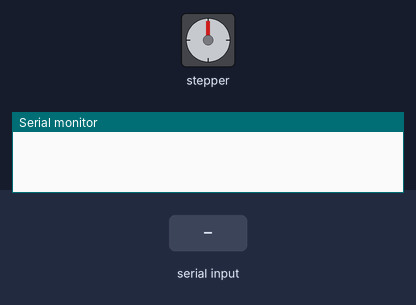
Bench run of a sketch on a simulated Arduino Uno, built with avr-gcc and run on an emulated ATmega328P. On the bench: stepper motor, the last lines printed to the serial monitor. Wiring (inferred from the names in the program): stepper motor driver (200 steps per turn assumed): step pin 2; direction pin 5; enable pin 8. Inputs (shaded band) come from the test bench.

Above: at 1.2 s.
1.3 s: "90,45\n" received over Serial
At 3.3 s:
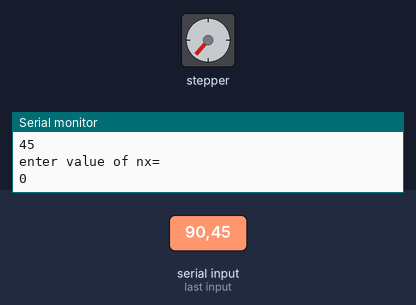
3.8 s: "30,150\n" received over Serial
At 6.1 s:
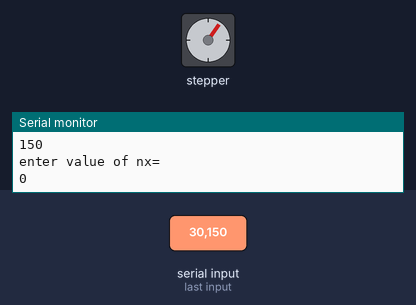
6.4 s: "90\n" received over Serial
At 8.6 s:
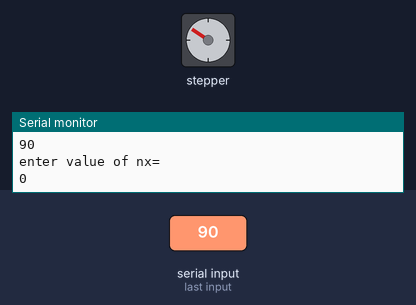
8.9 s: "1\n" received over Serial
At 9.7 s:
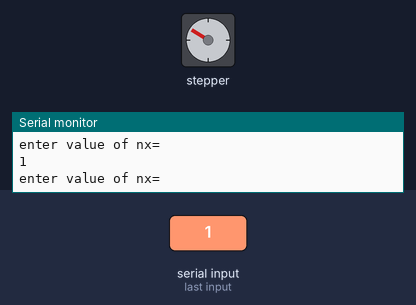
11.4 s: "200\n" received over Serial
At 13.4 s:
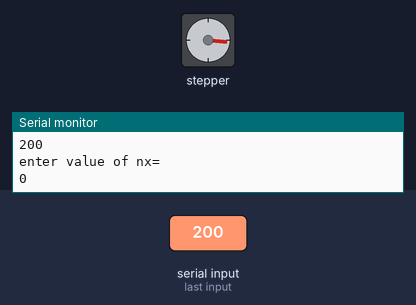
14.0 s: "30,150\n" received over Serial
At 16.2 s:
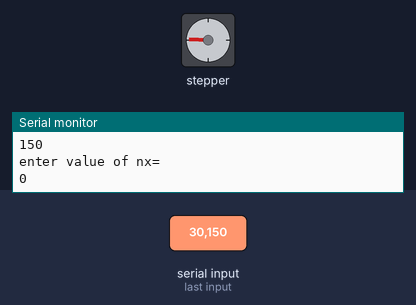
Timing chart, 0 to 16.6 s (numbered marks = the images above; inputs shaded):
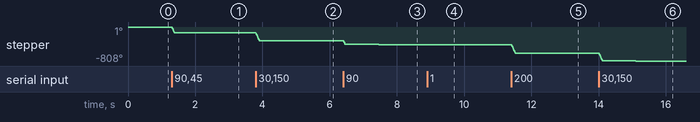

The sketch:

Stepper_Motor.ino
```cpp
/* This code takes the input angle for both X & Y directions from the Serial Window and rotates the stepper accordingly */
/* AntiClockwise Direction is Positive */
#include <math.h>

#define step_x 2

#define dir_x 5

#define enable 8

#define angle 1.8

int stepx, flag;

long int angle_x()
{
  long int nx=Serial.parseInt();                              //reads angle for x direction from serial window
  flag=1;
  return nx;
}

void num_stepx(float nx)
{
  int steps,N;                                              //calcuates no. of steps required for x
  N=abs(nx);
  stepx=N/angle;
}

void pulsex(int stepx)
{
  for(int i=0;i<=stepx;++i)
      {

        digitalWrite(step_x,HIGH);
        delayMicroseconds(500);
        digitalWrite(step_x,LOW);
        delayMicroseconds(500);

      }
}

void setup()
{
  pinMode(step_x,OUTPUT);
  pinMode(dir_x,OUTPUT);
  pinMode(enable,OUTPUT);
  Serial.begin(57600);
}

void loop()
{

  long int nx;

  if (Serial.available())
  {
    Serial.println("enter value of nx=");
    nx=angle_x();
    Serial.println(nx);
  }

  if(flag==1)
  {
    if(nx>=0)
    {
        digitalWrite(dir_x,LOW);
        num_stepx(nx);
        pulsex(stepx);
        flag=0;
    }
    else if(nx<0)
    {
        digitalWrite(dir_x,HIGH);
        num_stepx(nx);
        pulsex(stepx);
        flag=0;
    }
  }
}
```

Measured:
- after the input at 1.3 s, stepper: turns 138° counter-clockwise in 0.08 s, then 2° counter-clockwise in 0.00 s
- after the input at 3.8 s, stepper: turns 182° counter-clockwise in 0.10 s, then 2° counter-clockwise in 0.00 s
- after the input at 6.4 s, stepper: turns 91° counter-clockwise in 0.05 s, then 2° counter-clockwise in 0.00 s
- after the input at 8.9 s, stepper: goes -419° 1.0 s, then -421°, starting at once
- after the input at 11.4 s, stepper: turns 201° counter-clockwise in 0.11 s, then 2° counter-clockwise in 0.00 s
- after the input at 14.0 s, stepper: turns 182° counter-clockwise in 0.10 s, then 2° counter-clockwise in 0.00 s
